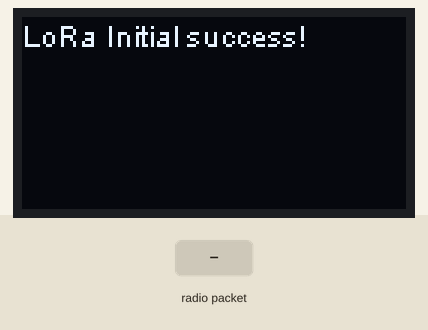
The sketch below on a simulated ESP32. Parts: 128×64 one-colour display. Inputs (shaded band) come from the test bench. No radio packets arrive unless stated; what the sketch prints to the serial monitor is not drawn.

Above: at 1.5 s.
1.6 s: radio packet "hello" arrives
At 2.8 s:
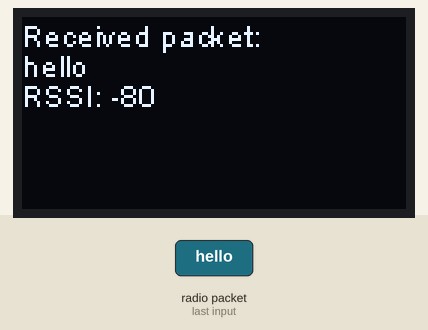
3.1 s: radio packet "Ack:" arrives
At 4.3 s:
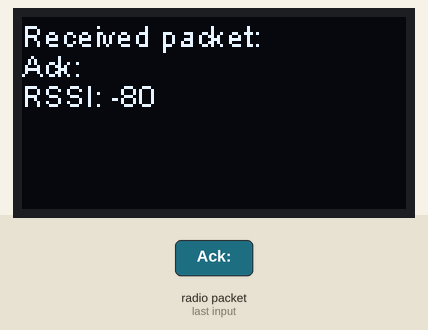
4.6 s: radio packet "1" arrives
At 5.0 s:
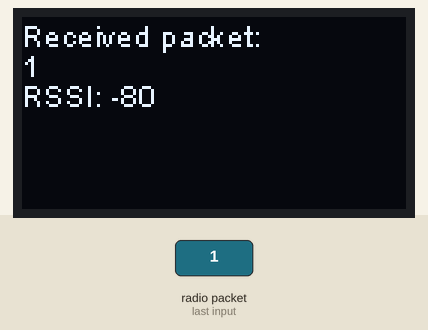
Timing chart, 0 to 7.6 s (numbered marks = the images above; inputs shaded):
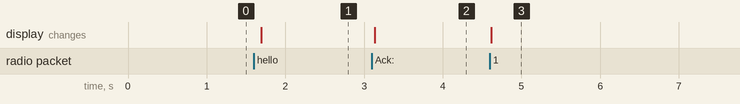

Measured:
- after the input at 1.6 s, the display: changes after 0.09 s (image 1)
- after the input at 3.1 s, the display: changes at once (image 2)
- after the input at 4.6 s, the display: changes at once (image 3)

The sketch:

Receiver.ino
```cpp
#include <heltec.h> // Include the Heltec library

void setup() {
  Serial.begin(115200);
  while (!Serial) {
    ; // Wait for the serial port to connect (for native USB devices)
  }

  Serial.println("LoRa Receiver");

  // Initialize the Heltec board with Display and LoRa
  Heltec.begin(true /* Display */, true /* LoRa */, true /* Serial */, true /* PABOOST */, 433E6 /* LoRa Band */);

  // Initialize LoRa with frequency and PABOOST
  if (!LoRa.begin(433E6, true)) {
    Serial.println("Starting LoRa failed!");
    while (1) {
      delay(1000); // Add a delay to prevent flooding the serial monitor
    }
  } else {
    Serial.println("LoRa initialization successful.");
  }
}

void loop() {
  int packetSize = LoRa.parsePacket();
  if (packetSize) {
    // Received a packet
    String receivedText = "";
    while (LoRa.available()) {
      receivedText += (char)LoRa.read();
    }
    Serial.print("Received packet: ");
    Serial.println(receivedText);

    if (receivedText.startsWith("hello")) {
      sendReply(receivedText);
    } else if (receivedText.startsWith("Ack:")) {
      Serial.println("Acknowledgment received");
      // Update display with the acknowledgment
      Heltec.display->clear();
      Heltec.display->drawString(0, 0, "Ack received:");
      Heltec.display->drawString(0, 10, receivedText);
      Heltec.display->display();
    }

    // Update display with the received message
    Heltec.display->clear();
    Heltec.display->drawString(0, 0, "Received packet:");
    Heltec.display->drawString(0, 10, receivedText);
    Heltec.display->drawString(0, 20, "RSSI: " + String(LoRa.packetRssi()));
    Heltec.display->display();
  }

  delay(10); // Small delay to prevent flooding the loop
}

void sendReply(String receivedText) {
  String replyMessage = "Reply: " + receivedText;
  Serial.print("Sending reply: ");
  Serial.println(replyMessage);

  LoRa.beginPacket();
  LoRa.print(replyMessage);
  LoRa.endPacket();

  // Update display with the reply message
  Heltec.display->clear();
  Heltec.display->drawString(0, 0, "Sent reply:");
  Heltec.display->drawString(0, 10, replyMessage);
  Heltec.display->display();
}
```
